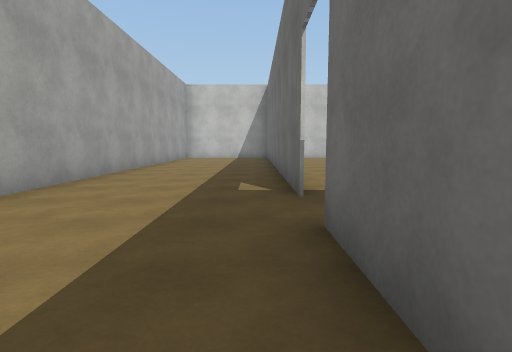
[1] (above)

19 first-person views from a walk through a Unity game level. The camera is 1.3 m above the floor, tilts 6° down and sees 80° across. The floor is counted in squares, 2 m on a side. Each view is taken from the middle of a square. On the plan, view 1 faces up. The plan holds only what a view shows up to about 10 squares ahead; the rest is blank. The place goes on beyond the plan. The player character is not drawn. Surface patterns are stand-ins for the level's own textures.

[2]
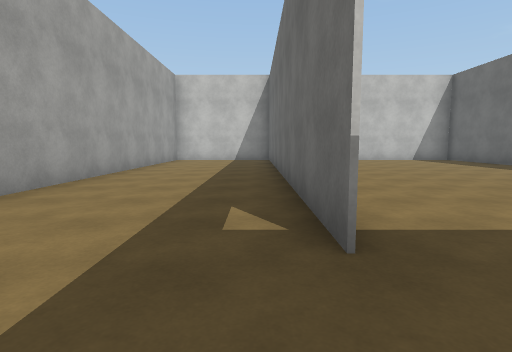

[3]
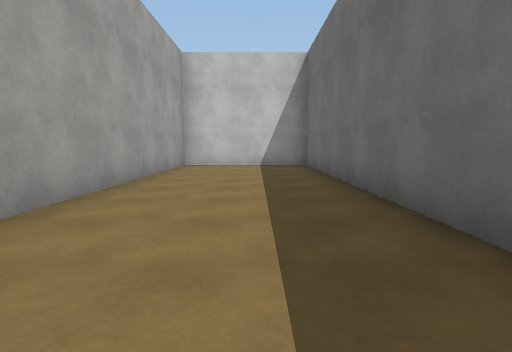

[4]
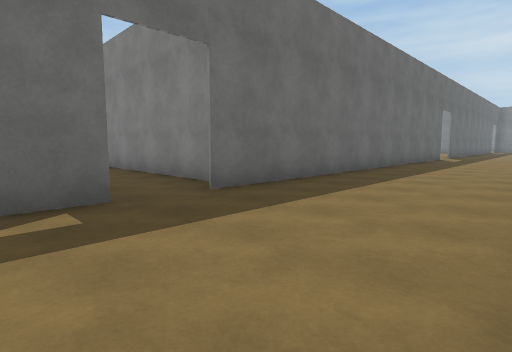

[5]
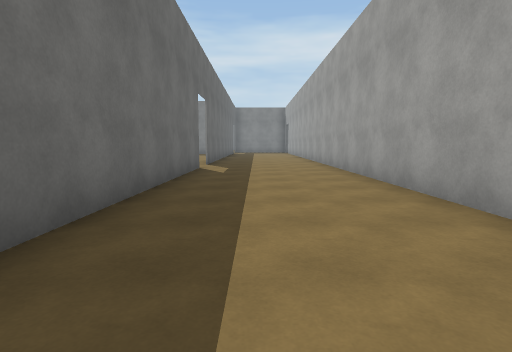

[6]
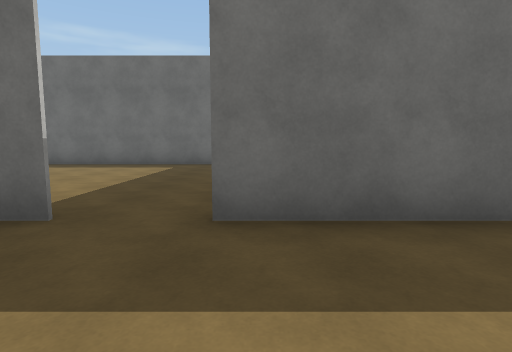

[7]
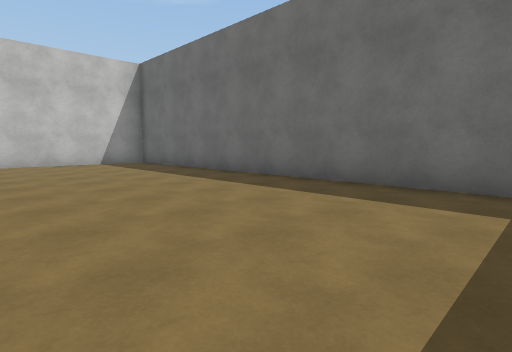

[8]
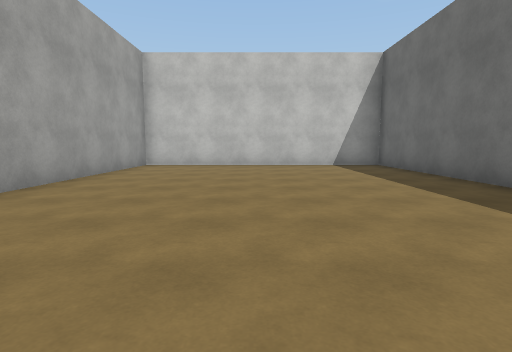

[9]
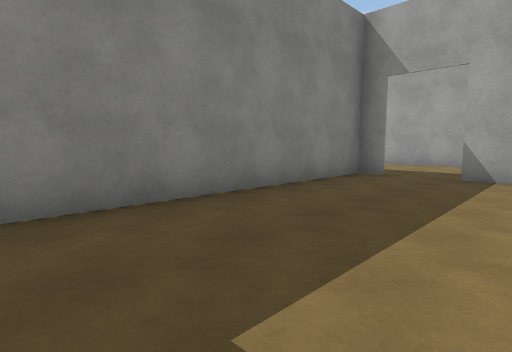

[10]
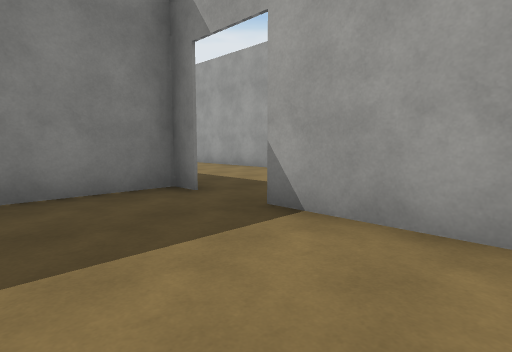

[11]
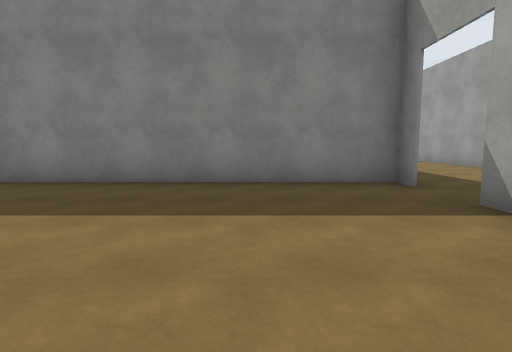

[12]
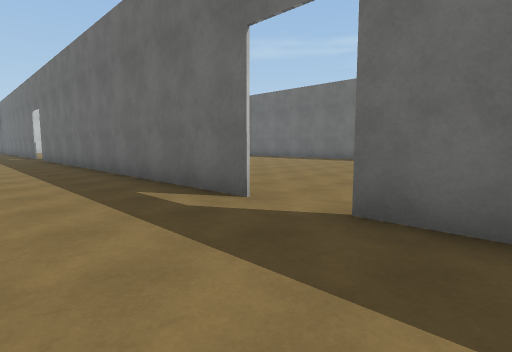

[13]
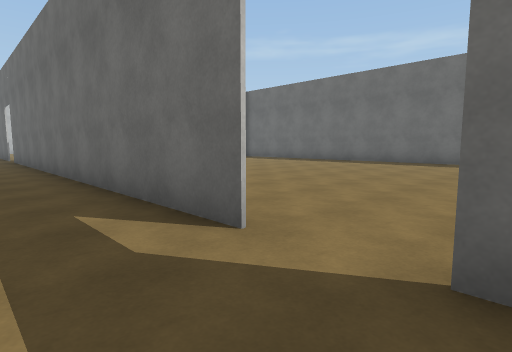

[14]
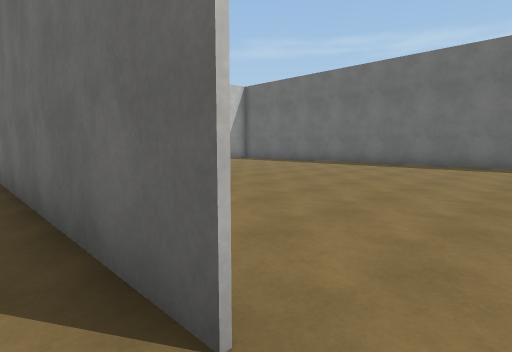

[15]
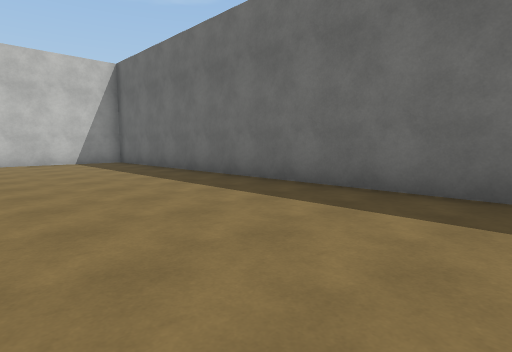

[16]
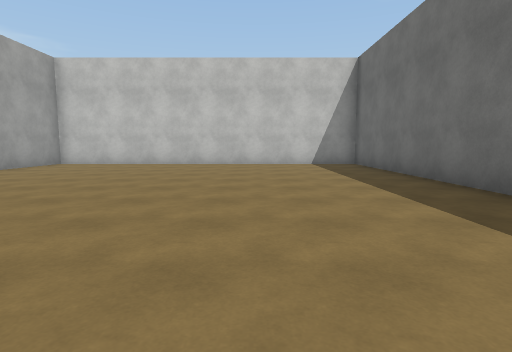

[17]
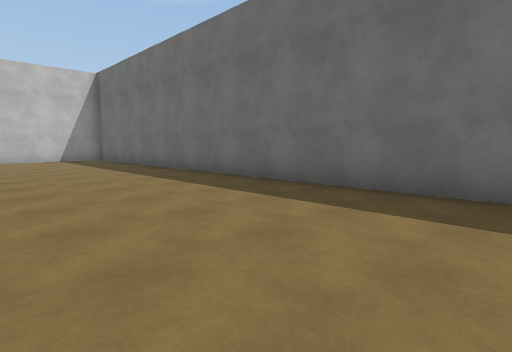

[18]
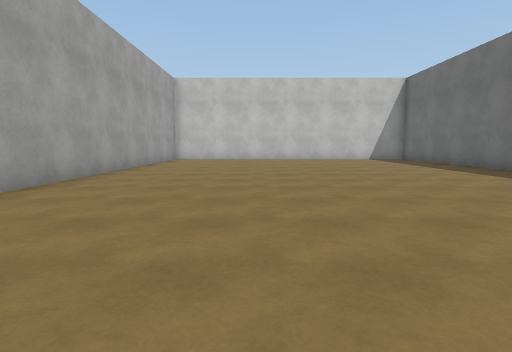

[19]
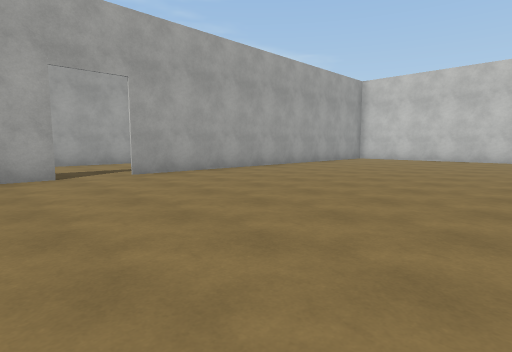

### Floor plan
Points are (right, up) in squares from view 1. A wall is a line through its corners. A room is listed if a view was taken in it or the views show most of it. See-through windows are left out.
Room 1 (views 1, 2, 3, 4, 5, 6, 12, 13, 14)
walls: (0.5, 1.8) (1.5, 1.8); (0.5, 3.8) (0.5, 14.5); (0.5, -9.4) (0.5, 2.4); (0.5, -11.9) (0.5, -10.6); (1.1, 14.5) (-3.2, 14.5) (-3.2, -11)
ways out: opening at (1, 3) to room 2; opening at (1, -10) to room 3
Room 2 (views 7, 8, 9, 10, 11)
walls: (0.6, 5.9) (0.6, 3.8); (7.8, 3.4) (7.8, 14.5) (1.1, 14.5); (0.6, 2.4) (0.6, 0.9); (1.5, 1.8) (7.4, 1.8); (0.6, 14.5) (0.6, 9)
ways out: opening at (1, 3) to room 1
Room 3 (views 15, 16, 17, 18, 19)
walls: (0.6, -10.6) (0.6, -11.5); (10.2, -11.8) (10.2, 1) (0.5, 1); (0.6, 0.9) (0.6, -9.4)
ways out: opening at (1, -10) to room 1

Where each view was taken, in squares from view 1:
view 1: 0 up, 0 right, facing up
view 2: 2 up, 0 right, facing up
view 3: 5 up, 1 left, facing up
view 4: 5 up, 3 left, facing down-right
view 5: 1 down, 1 left, facing down
view 6: 2 up, 2 left, facing right
view 7: 4 up, 3 right, facing up-right
view 8: 5 up, 4 right, facing up
view 9: 5 up, 7 right, facing down-left
view 10: 6 up, 3 right, facing down-left
view 11: 7 up, 3 right, facing down
view 12: 12 down, 2 left, facing up-right
view 13: 11 down, 1 left, facing up-right
view 14: 10 down, 0 right, facing up-right
view 15: 10 down, 6 right, facing up-right
view 16: 9 down, 7 right, facing up
view 17: 12 down, 6 right, facing up-right
view 18: 12 down, 4 right, facing up
view 19: 12 down, 7 right, facing up-left
